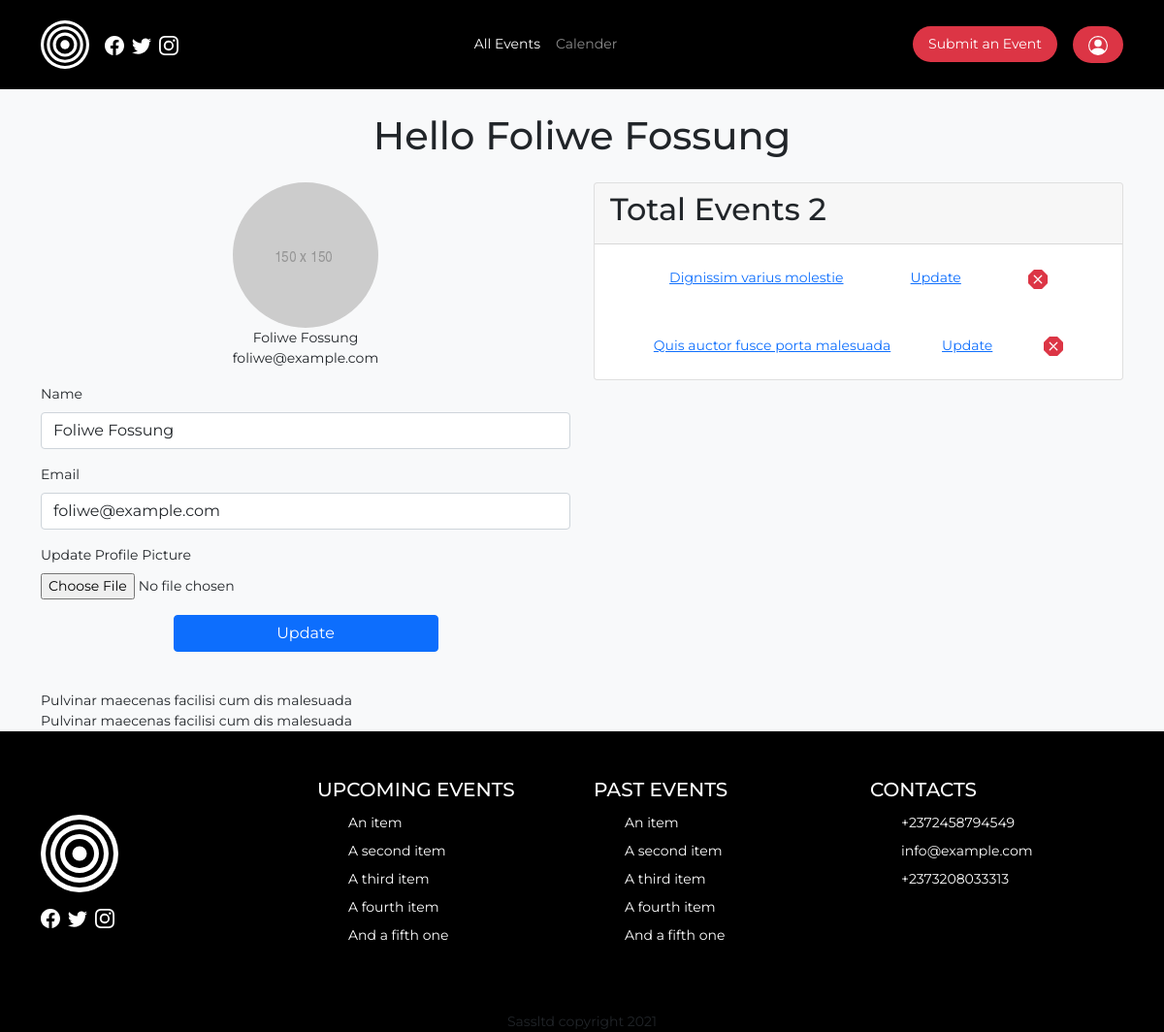
/account (signed in), run on the app's committed database.
### mainapp/models.py (models this page shows, shortened)
class User(db.Model,UserMixin):
  __tablename__ = 'users'
  id = db.Column(db.Integer,primary_key = True)
  name = db.Column(db.String(20), nullable=False, unique = True)
  email = db.Column(db.String(120), nullable=False, index=True, unique=True)
  password = db.Column(db.String(60), nullable=True)
  created_date = db.Column(db.DateTime,default=datetime.utcnow, index=True)
  user_profile_img = db.Column(db.String, default='pic.png')
  registrations = db.relationship('Registration',backref='member', lazy=True)
  events = db.relationship('Event',backref='organiser', lazy=True)

class Event(db.Model):
    __tablename__ = 'events'
    id = db.Column(db.Integer,primary_key = True)
    title = db.Column(db.String(60), nullable=False)
    description = db.Column(db.String, nullable=False)
    feature_image = db.Column(db.String, nullable=True, default='event.png')
    start = db.Column(db.DateTime, nullable=False, default=datetime.utcnow, index=True)
    end = db.Column(db.DateTime, nullable=False, default=datetime.utcnow,index=True)
    total_tickets =db.Column(db.Integer,nullable=False , default=1)
    ticket_price = db.Column(db.Float, nullable=False, default=0.01)
    start_time = db.Column(db.DateTime)
    end_time = db.Column(db.DateTime)
    location = db.Column(db.String(60), nullable=False)
    created_date = db.Column(db.DateTime,default=datetime.utcnow, index=True)
    user_id = db.Column(db.Integer, db.ForeignKey('users.id'), nullable=False)

### mainapp/users/routes.py (the view)
@users.route('/account', methods=['GET','POST'])
@login_required
def account():
  attendance = []
  events = current_user.events
  registrations = current_user.registrations
  for registration in registrations:
      attendance.append(Event.query.get(registration.event_id))
  form = UpdateUserForm()
  if form.validate_on_submit():
    if form.picture.data:
      profile_file = save_picture(form.picture.data)
      current_user.user_profile_img = profile_file
    current_user.name = form.name.data
    current_user.email = form.email.data
    db.session.commit()
    flash('Account successfully updated','success')
    return redirect( url_for('users.account'))
  elif request.method == 'GET':
    form.name.data = current_user.name
    form.email.data = current_user.email
  profile_img = url_for('static',filename='images/' + current_user.user_profile_img)
  return render_template('account.html',
                        title=f'Account for {current_user.name}',
                        form=form, profile_img=profile_img,
                        events=events, attendance=attendance
                         )

### mainapp/users/forms.py (shortened to what this page needs)
class UpdateUserForm(FlaskForm):
    name = StringField('Name', validators=[DataRequired()])
    email = StringField('Email', validators=[DataRequired(),Email()])
    picture = FileField('Update Profile Picture', validators=[FileAllowed(['jpg','jpeg','png'])])
    submit = SubmitField('Update')

### mainapp/models.py (called while the page is built)
@login_manager.user_loader
def load_user(user_id):
  return User.query.get(int(user_id))

### mainapp/users/templates/account.html (shortened to what this page needs)
{% extends 'shared/_base.html' %}
{%block content%}
<div class="container">
 <h1 class="text-center my-4">Hello {{current_user.name}}</h1>
 <div class="logins my-4">
  <div class="row">
    <div class="col-sm-6 ">
      <div class="text-center">
        <div class="">
          <img src="{{profile_img}}" class=" rounded-circle" alt="pic">
        </div>
        <div class="">
          {{current_user.name}}
          <p>{{current_user.email}}</p>
        </div>
      </div>
      <form method="post" enctype="multipart/form-data">
        <div class="mb-3">
          {{ form.name.label(class="form-label") }}
            {% if form.name.errors %}
              {{ form.name(class="form-control is-invalid" ,id="validationServer03Feedback") }}
              <div id="validationServer03Feedback" class="invalid-feedback">
                {% for error in form.name.errors %}
                  {{error}}
                  {% endfor%}
              </div>
              {%else%}
              {{ form.name(class="form-control") }}
            {% endif%}
        </div>
        <div class="mb-3">
          {{ form.email.label(class="form-label") }}
          {% if form.email.errors %}
          {{ form.email(class="form-control is-invalid" ,id="validationServer03Feedback") }}
          <div id="validationServer03Feedback" class="invalid-feedback">
            {% for error in form.email.errors %}
              {{error}}
              {% endfor%}
          </div>
          {%else%}
          {{ form.email(class="form-control") }}
          {% endif%}
        </div>
        <div class="mb-3">
          {{ form.picture.label(class="form-label") }} <br>
          {{ form.picture(class="form-control-file") }}
        </div>
        <div class="d-grid gap-2 col-6 mx-auto mb-3">
          {{ form.submit(class="btn btn-primary") }}
        </div>
      </form>
    </div>
    <div class="col-sm-6">
      <div class="card" >
        <div class="card-header">
          <h2>Total Events {{events | count}}</h2>
        </div>
        {% for event in events%}
        <div class="d-flex my-3 p-2 justify-content-evenly">
            <div class="">
              <a href="{{url_for('events.event',event_id=event.id)}}">{{event.title}}</a>
            </div>
            <div class=""> <a href="{{url_for('events.update_event',event_id = event.id)}}">Update</a> </div>
            <div class=""> <a href="{{url_for('events.delete_event',event_id = event.id)}}"></a></div>
          </div>
          {%endfor%}
      </div>
    </div>
    </div>
  </div>
  <div class="test">
    {% for x in attendance%}
      {{x.title}} <br>
    {%endfor%}
</div>
</div>
{% endblock %}

### mainapp/static/css/main.css (style rules this page uses)
:root { --fc-daygrid-event-dot-width: 8px; }
:root { --fc-list-event-dot-width: 10px; --fc-list-event-hover-bg-color: #f5f5f5; }

### mainapp/static/css/custom.css (style rules this page uses)
body { font-size: 14px; font-family: 'Montserrat', sans-serif; }

### data on the page
User: name "Foliwe Fossung", email "foliwe@example.com"
Event: title "Dignissim varius molestie"
Event: title "Quis auctor fusce porta malesuada"
Event: title "Pulvinar maecenas facilisi cum dis malesuada"

### other printed values
{{ events | count }} "2"
